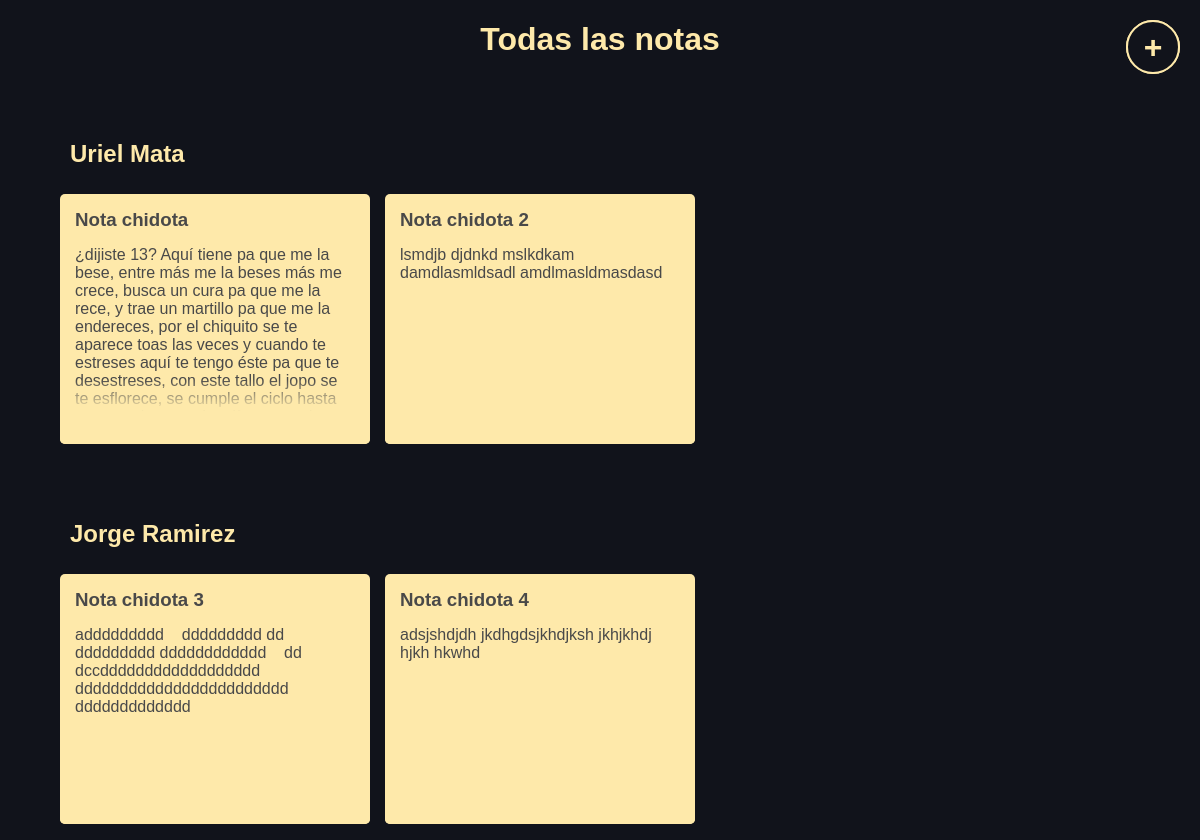
Page /notes/ on the earlier database version.
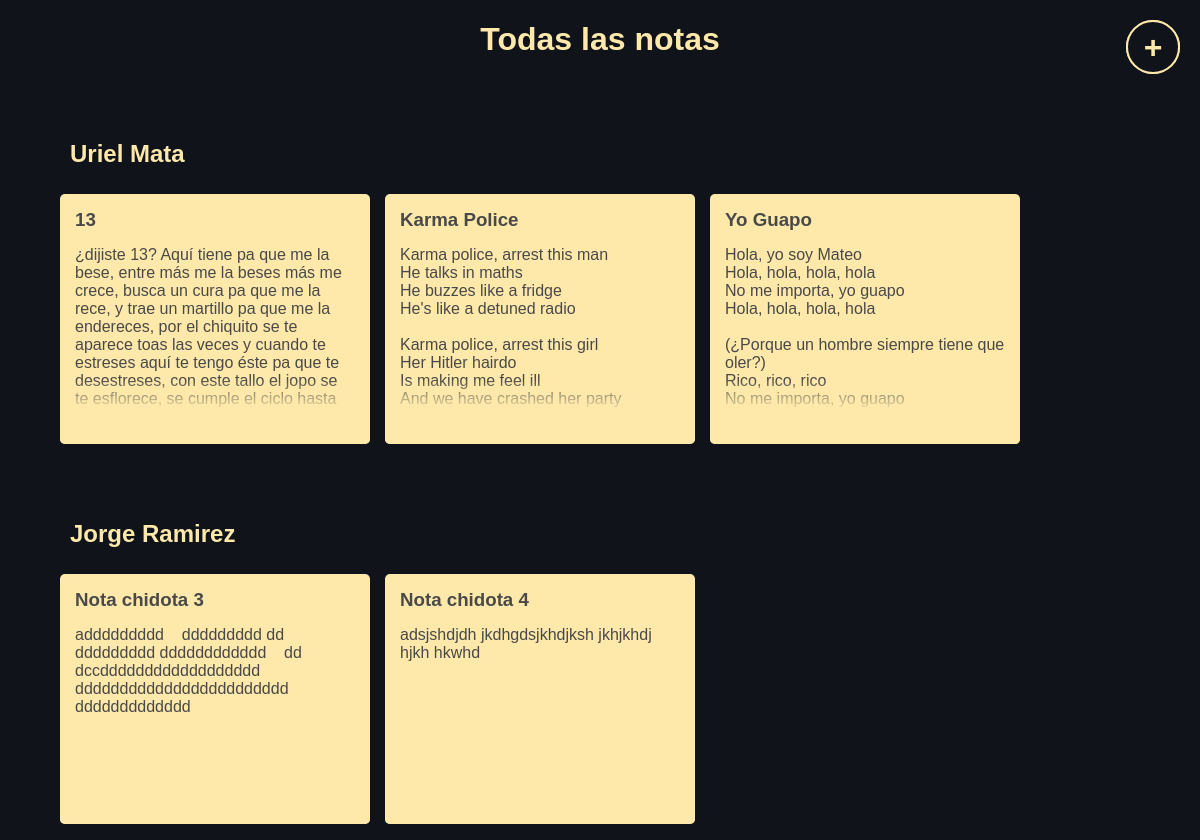
Same page on the later database version.
### notes_MataCastellanos_RamirezOrnelas/models.py (models this page shows, shortened)
class Note(models.Model):
    user = models.ForeignKey(User, on_delete=models.CASCADE, related_name='notes')
    title = models.CharField(max_length=200)
    content = models.TextField()
    creation_date = models.DateTimeField(auto_now_add=True)

### notes_MataCastellanos_RamirezOrnelas/views.py (the view)
# urls.py: path("",views.Lista_notas, name="Lista"),
def Lista_notas(request):
    lista_notas = Note.objects.select_related("user").all().order_by("user__id")
    context = {"Lista_notas":lista_notas}
    return render(request, "notes_MataCastellanos_RamirezOrnelas/note_list_MataCastellanos_RamirezOrnelas.html", context)

### notes_MataCastellanos_RamirezOrnelas/templates/notes_MataCastellanos_RamirezOrnelas/note_list_MataCastellanos_RamirezOrnelas.html (shortened to what this page needs)
<!DOCTYPE html>
<html lang="en">
<head>
    {% load static %}
    <link rel="stylesheet" href="{% static "notes_MataCastellanos_RamirezOrnelas/css/prefix.css" %}">
    <link rel="stylesheet" href="{% static "notes_MataCastellanos_RamirezOrnelas/css/list.css" %}">
</head>
<body>
    <h1>Todas las notas</h1>
    {% regroup Lista_notas by user as notas_usuario %}
    {% for grupo in notas_usuario %}
        <a href="{% url "notes_MataCastellanos_RamirezOrnelas:Creacion" %}" class="agregar-btn">+</a>
        <div class="cont-notas_usuario">
            <h2 class="nombre_usuario">{{ grupo.grouper.get_full_name }}</h2>
            <ul>
                {% for nota in grupo.list %}
                    <li>
                        <a href="{% url "notes_MataCastellanos_RamirezOrnelas:Detalle" nota.id %}" class="card-notas">
                            <h3>{{ nota.title }}</h3>
                            <p>{{ nota.content }}</p>
                        </a>
                    </li>
                {% endfor %}
            </ul>
        </div>
    {% endfor %}
</body>
</html>

### notes_MataCastellanos_RamirezOrnelas/static/notes_MataCastellanos_RamirezOrnelas/css/prefix.css (style rules this page uses)
* { font-family: Arial, Helvetica, sans-serif; }
:root { --primario: rgb(255, 255, 255); --secundario: #11131b; --terciario: rgb(73, 73, 73); --notas: #fee9aa; --notas_sombra: #fff4d2;; }

### notes_MataCastellanos_RamirezOrnelas/static/notes_MataCastellanos_RamirezOrnelas/css/list.css (style rules this page uses)
body { margin: 0; padding: 0; background-color: var(--secundario); display: flex; flex-direction: column; align-items: center; }
h1 { color: var(--notas); width: 100%; text-align: center; }
.nombre_usuario { margin: 0; margin-top: 50px; color: var(--notas); display: inline-block; padding: 10px; }
.cont-notas_usuario { width: 90%; }
.cont-notas_usuario ul { padding: 0; list-style: none; display: flex; gap: 15px; flex-wrap: wrap; row-gap: 15px; }
.card-notas { height: 250px; width: 310px; background-color: var(--notas); padding: 0; border-radius: 5px; display: flex; flex-direction: column; row-gap: 15px; padding: 15px; box-sizing: border-box; text-decoration: none; color: var(--terciario); transition: 0.3s; position: relative; overflow: hidden; }
.card-notas::after { content: ""; width: 100%; height: 65px; position: absolute; background-color: red; background: linear-gradient(to top, var(--notas),var(--notas), transparent); bottom: 0; left: 0; }
h3 { padding: 0; margin: 0; }
.card-notas p { padding: 0; margin: 0; overflow: hidden; white-space: pre-wrap }
.agregar-btn { width: 50px; height: 50px; padding: 0; border: 2px solid var(--notas); background-color: var(--secundario); color: var(--notas); font-weight: bold; font-size: 2rem; border-radius: 30px; text-align: center; align-content: center; position: absolute; top: 20px; right: 20px; transition: 0.2s; text-decoration: none; }

Differences in the rows shown:
removed Note: title "Nota chidota 2", content "lsmdjb djdnkd mslkdkam damdlasmldsadl amdlmasldmasdasd"
changed Note (number 1 of 5 on the later page): title "Nota chidota" → "13"
added Note: title "Karma Police", content "Karma police, arrest this man He talks in maths He buzzes like a fridge He's like a detuned radio Karma police, arrest this girl Her Hitler hairdo Is making me feel ill And we have crashed her party…"
added Note: title "Yo Guapo", content "Hola, yo soy Mateo Hola, hola, hola, hola No me importa, yo guapo Hola, hola, hola, hola (¿Porque un hombre siempre tiene que oler?) Rico, rico, rico No me importa, yo guapo…"
